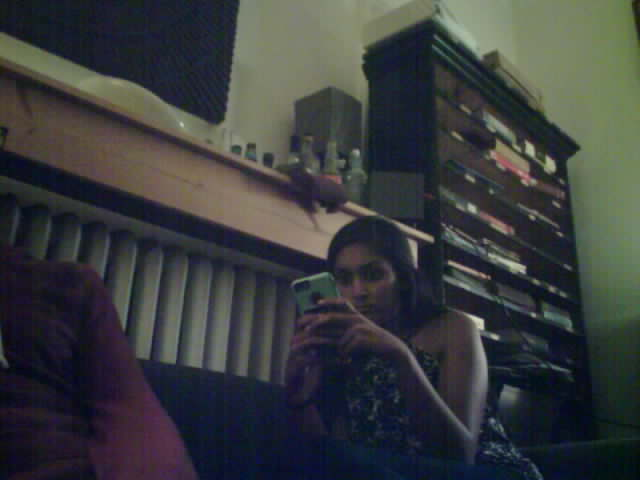
#> input picture face.jpg, 640 x 480 px
$ python facedetect2.py   (Python 2 division)
#> lines starting #> are read from the running program, lines starting #| are printed output that depends on the picture; after the words box and inside, x2 and y2 are one past the last pixel; in counts of white or black regions, pixels touching at a corner belong together
import numpy as np
import cv2

face_cascade = cv2.CascadeClassifier('classifiers/haarcascade_frontalface_default.xml')
eye_cascade = cv2.CascadeClassifier('classifiers/haarcascade_eye.xml')

#	print image
#	fi = cStringIO.StringIO(image)
#	print fi

img1 = cv2.imread('face.jpg')
#> img1 is the input picture: shape (480, 640, 3); mean B, G, R 61.4, 60.4, 57.7
gray1 = cv2.cvtColor(img1, cv2.COLOR_BGR2GRAY)
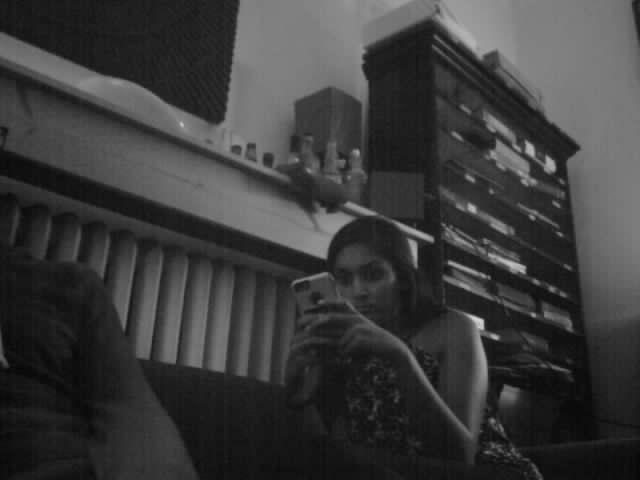
#> gray1: shape (480, 640); min 6, max 214, mean 59.7
faces = face_cascade.detectMultiScale(gray1, 1.3, 5)
#> faces = [[322, 246, 76, 76]]

centerFrame = (0,0)

for (x,y,w,h) in faces:
    cv2.rectangle(img1,(x,y),(x+w,y+h),(255,0,0),2)
    centerFrame = x+w/2,y+h/2
    cv2.rectangle(img1,(centerFrame[0],centerFrame[1]),(centerFrame[0],centerFrame[1]),(0,0,255),2)
    roi_gray = gray1[y:y+h, x:x+w]
    roi_color = img1[y:y+h, x:x+w]
    eyes = eye_cascade.detectMultiScale(roi_gray)
    for (ex,ey,ew,eh) in eyes:
        cv2.rectangle(roi_color,(ex,ey),(ex+ew,ey+eh),(0,255,0),2)
#> this loop made 1 pass
#> (x, y, w, h, centerFrame, eyes) on pass 1: (322, 246, 76, 76, (360, 284), [[31, 19, 22, 22]])
#> pass 1, `roi_gray = gray1[y:y+h, x:x+w]`:
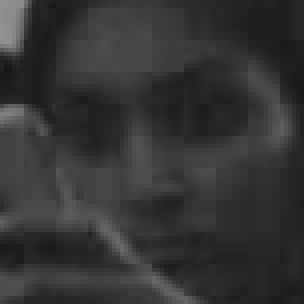
#> roi_gray: shape (76, 76) (shown 4 times larger); min 22, max 148, mean 52.2
#> pass 1, `roi_color = img1[y:y+h, x:x+w]`:
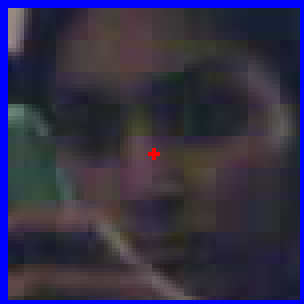
#> roi_color: shape (76, 76, 3) (shown 4 times larger); mean B, G, R 71.7, 46.2, 50.1
#> after the loop:
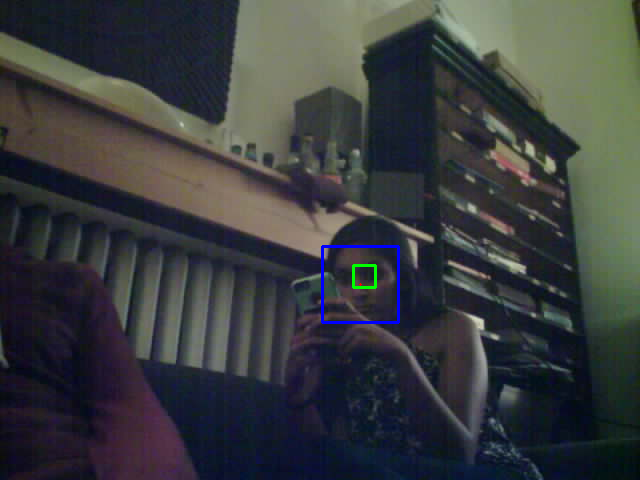
#> img1: shape (480, 640, 3); 0.38% of pixels changed, all inside (x1, y1, x2, y2) = (321, 245, 400, 324)
#> after the loop:
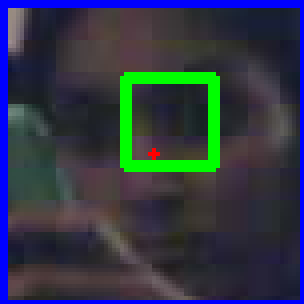
#> roi_color: shape (76, 76, 3) (shown 4 times larger); 4.5% of pixels changed, all inside (x1, y1, x2, y2) = (30, 18, 55, 43)
cv2.imwrite('detect_image.png',img1)
print str(centerFrame)
#| (360, 284)
